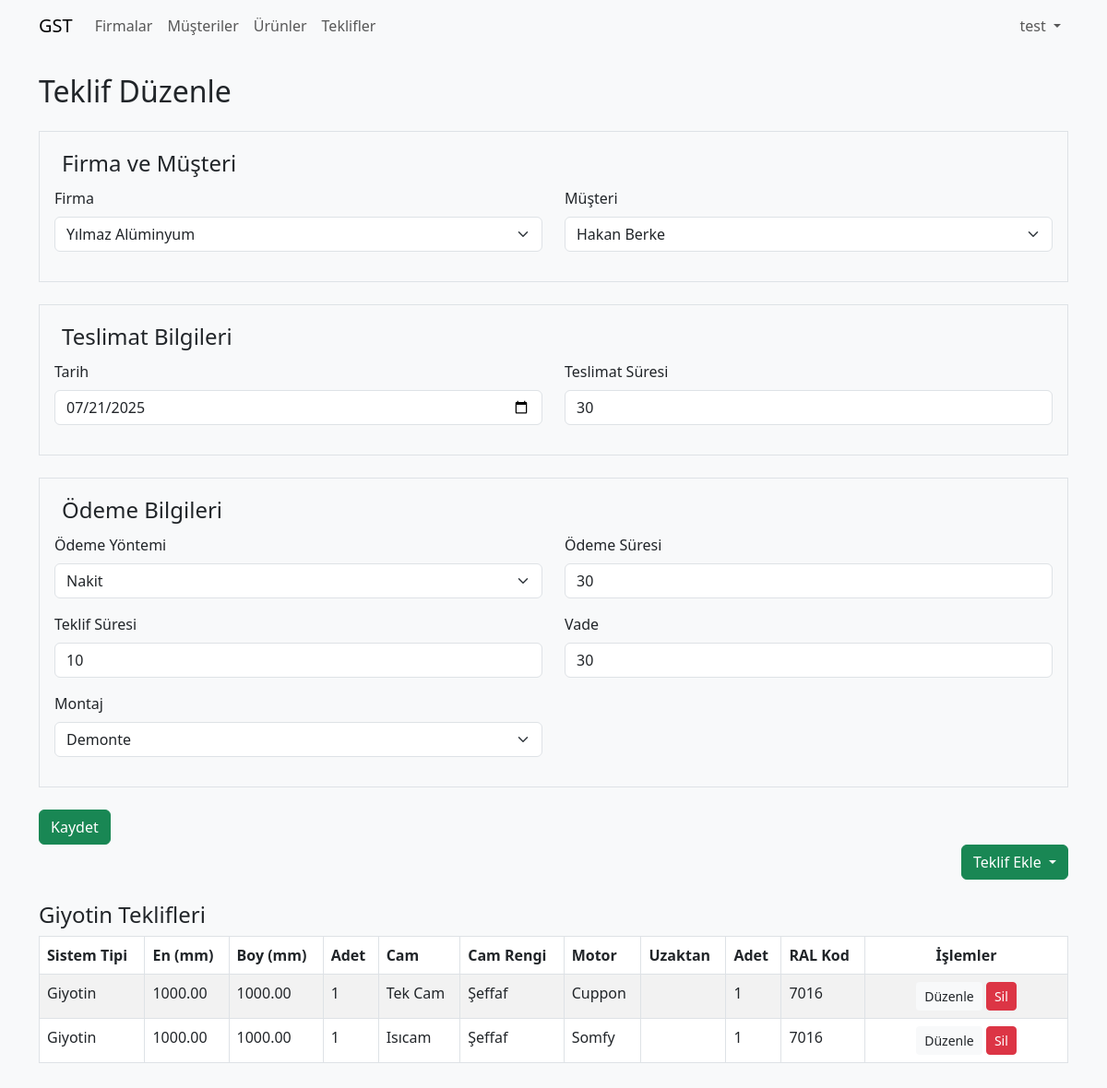
/offer_form?id=4 (signed in), run on the app's committed database.
### tables this page shows
CREATE TABLE `master_quotes` (
  `id` bigint(20) UNSIGNED NOT NULL,
  `company_id` int(10) UNSIGNED NOT NULL,
  `contact_id` int(10) UNSIGNED NOT NULL,
  `quote_date` date NOT NULL,
  `prepared_by` int(10) UNSIGNED DEFAULT NULL,
  `delivery_term` varchar(50) DEFAULT NULL,
  `payment_method` varchar(50) DEFAULT NULL,
  `payment_due` varchar(50) DEFAULT NULL,
  `quote_validity` varchar(50) DEFAULT NULL,
  `maturity` varchar(50) DEFAULT NULL,
  `assembly_type` varchar(50) DEFAULT NULL,
  `total_amount` decimal(14,2) DEFAULT NULL,
  `discount_rate` decimal(5,2) DEFAULT NULL,
  `discount_amount` decimal(14,2) DEFAULT NULL,
  `vat_rate` decimal(5,2) DEFAULT NULL,
  `vat_amount` decimal(14,2) DEFAULT NULL,
  `taxes_included_total` decimal(14,2) DEFAULT NULL
);

CREATE TABLE `companies` (
  `id` int(10) UNSIGNED NOT NULL,
  `name` varchar(100) NOT NULL,
  `phone` varchar(20) DEFAULT NULL,
  `address` varchar(255) DEFAULT NULL,
  `email` varchar(100) DEFAULT NULL
);

CREATE TABLE `guillotine_quotes` (
  `id` bigint(20) UNSIGNED NOT NULL,
  `master_quote_id` bigint(20) UNSIGNED NOT NULL,
  `system_type` varchar(50) NOT NULL,
  `width_mm` decimal(10,2) NOT NULL,
  `height_mm` decimal(10,2) NOT NULL,
  `system_qty` int(10) UNSIGNED NOT NULL,
  `motor_system` varchar(50) DEFAULT NULL,
  `remote_system` varchar(50) DEFAULT NULL,
  `remote_qty` int(10) UNSIGNED DEFAULT NULL,
  `ral_code` varchar(50) DEFAULT NULL,
  `glass_type` varchar(50) DEFAULT NULL,
  `glass_color` varchar(50) DEFAULT NULL,
  `total_price` decimal(12,2) DEFAULT NULL
);

### helpers/theme.php (called while the page is built, shortened)
<?php
function get_theme(): string
{
    return $_SESSION['theme'] ?? 'light';
}
function theme_css(): string
{
    return (get_theme() === 'dark')
        ? 'https://cdn.jsdelivr.net/npm/bootswatch@5.3.0/dist/darkly/bootstrap.min.css'
        : 'https://cdn.jsdelivr.net/npm/bootstrap@5.3.0/dist/css/bootstrap.min.css';
}
function get_color(): string
{
    return $_SESSION['color'] ?? 'primary';
}

### offer_form.php (the view, shortened to what this page needs)
<?php
require_once 'config.php';
require_once 'helpers/theme.php';
$companyStmt = $pdo->query("SELECT id, name FROM companies ORDER BY name");
$companies = $companyStmt->fetchAll();
$customerStmt = $pdo->query("SELECT id, CONCAT(first_name,' ',last_name) AS name FROM customers ORDER BY first_name, last_name");
$customers = $customerStmt->fetchAll();
$canAdd = count($companies) > 0 && count($customers) > 0;
$id = isset($_GET['id']) ? (int) $_GET['id'] : 0;
$quote = null;
$guillotines = [];
if ($id) {
    $stmt = $pdo->prepare("SELECT * FROM master_quotes WHERE id = :id");
    $stmt->execute([':id' => $id]);
    $quote = $stmt->fetch();
    $gStmt = $pdo->prepare("SELECT * FROM guillotine_quotes WHERE master_quote_id = :id");
    $gStmt->execute([':id' => $id]);
    $guillotines = $gStmt->fetchAll();
}
?>
<!DOCTYPE html>
<html lang="tr">
<head>
    <link href="<?php echo theme_css(); ?>" rel="stylesheet">
</head>
<body class="bg-light">
<?php include 'includes/header.php'; ?>
<div class="container py-4">
    <h2 class="mb-4">Teklif <?php echo $id ? 'Düzenle' : 'Ekle'; ?></h2>
    <?php if (!$canAdd): ?>
        <div class="alert alert-warning">
            Teklif ekleyebilmek için önce <a href="company" class="alert-link">firma</a> ve <a href="customers"
                class="alert-link">müşteri</a> eklemelisiniz.
        </div>
    <?php else: ?>
        <form method="post">
            <fieldset class="border p-3 mb-4">
                <legend class="w-auto px-2">Firma ve Müşteri</legend>
                <div class="row">
                    <div class="col-md-6 mb-3">
                        <label class="form-label">Firma</label>
                        <select name="company_id" class="form-select" required>
                            <?php foreach ($companies as $co): ?>
                                <option value="<?php echo $co['id']; ?>" <?php echo ($quote && $quote['company_id'] == $co['id']) ? 'selected' : ''; ?>><?php echo htmlspecialchars($co['name']); ?></option>
                            <?php endforeach; ?>
                        </select>
                    </div>
                    <div class="col-md-6 mb-3">
                        <label class="form-label">Müşteri</label>
                        <select name="contact_id" class="form-select" required>
                            <?php foreach ($customers as $cu): ?>
                                <option value="<?php echo $cu['id']; ?>" <?php echo ($quote && $quote['contact_id'] == $cu['id']) ? 'selected' : ''; ?>><?php echo htmlspecialchars($cu['name']); ?></option>
                            <?php endforeach; ?>
                        </select>
                    </div>
                </div>
            </fieldset>
            <fieldset class="border p-3 mb-4">
                <legend class="w-auto px-2">Teslimat Bilgileri</legend>
                <div class="row">
                    <div class="col-md-6 mb-3">
                        <label class="form-label">Tarih</label>
                        <input type="date" name="quote_date" class="form-control"
                            value="<?php echo $quote ? htmlspecialchars($quote['quote_date']) : ''; ?>" required>
                    </div>
                    <div class="col-md-6 mb-3">
                        <label class="form-label">Teslimat Süresi</label>
                        <input type="text" name="delivery_term" class="form-control"
                            value="<?php echo $quote ? htmlspecialchars($quote['delivery_term']) : ''; ?>">
                    </div>
                </div>
            </fieldset>
            <fieldset class="border p-3 mb-4">
                <legend class="w-auto px-2">Ödeme Bilgileri</legend>
                <div class="row">
                    <div class="col-md-6 mb-3">
                        <label class="form-label">Ödeme Yöntemi</label>
                        <select name="payment_method" class="form-select">
                            <?php
                            $methods = ['Nakit', 'Havale/EFT', 'Kredi Kartı', 'Çek', 'Senet'];
                            $current = $quote['payment_method'] ?? '';
                            foreach ($methods as $method): ?>
                                <option value="<?php echo $method; ?>" <?php echo $current === $method ? 'selected' : ''; ?>>
                                    <?php echo $method; ?></option>
                            <?php endforeach; ?>
                        </select>
                    </div>
                    <div class="col-md-6 mb-3">
                        <label class="form-label">Ödeme Süresi</label>
                        <input type="text" name="payment_due" class="form-control"
                            value="<?php echo $quote ? htmlspecialchars($quote['payment_due']) : ''; ?>">
                    </div>
                </div>
                <div class="row">
                    <div class="col-md-6 mb-3">
                        <label class="form-label">Teklif Süresi</label>
                        <input type="text" name="quote_validity" class="form-control"
                            value="<?php echo $quote ? htmlspecialchars($quote['quote_validity']) : ''; ?>">
                    </div>
                    <div class="col-md-6 mb-3">
                        <label class="form-label">Vade</label>
                        <input type="text" name="maturity" class="form-control"
                            value="<?php echo $quote ? htmlspecialchars($quote['maturity']) : ''; ?>">
                    </div>
                </div>
                <div class="row">
                    <div class="col-md-6 mb-3">
                        <label class="form-label">Montaj</label>
                        <select name="assembly_type" class="form-select">
                            <?php
                            $assemblyOptions = ['Demonte', 'Müşteri Montajlı', 'Bayi Montajlı'];
                            $currentAssembly = $quote['assembly_type'] ?? '';
                            foreach ($assemblyOptions as $opt): ?>
                                <option value="<?php echo $opt; ?>" <?php echo $currentAssembly === $opt ? 'selected' : ''; ?>><?php echo $opt; ?></option>
                            <?php endforeach; ?>
                        </select>
                    </div>
                </div>
            </fieldset>
            <button type="submit" class="btn btn-<?php echo get_color(); ?>">Kaydet</button>
        </form>
        <div class="mb-3 d-flex">
            <div class="dropdown ms-auto">
                <button class="btn btn-<?php echo get_color(); ?> dropdown-toggle" type="button" id="offerDropdown"
                    data-bs-toggle="dropdown" aria-expanded="false">
                    Teklif Ekle
                </button>
            </div>
        </div>
        <?php if ($id): ?>
            <?php if ($guillotines): ?>
                <h4 class="mt-4">Giyotin Teklifleri</h4>
                <table class="table table-bordered table-striped">
                    <thead>
                        <tr>
                            <th>Sistem Tipi</th>
                            <th>En (mm)</th>
                            <th>Boy (mm)</th>
                            <th>Adet</th>
                            <th>Cam</th>
                            <th>Cam Rengi</th>
                            <th>Motor</th>
                            <th>Uzaktan</th>
                            <th>Adet</th>
                            <th>RAL Kod</th>
                            <th class="text-center actions-col">İşlemler</th>
                        </tr>
                    </thead>
                    <tbody>
                        <?php foreach ($guillotines as $g): ?>
                            <tr>
                                <td><?php echo htmlspecialchars($g['system_type']); ?></td>
                                <td><?php echo htmlspecialchars($g['width_mm']); ?></td>
                                <td><?php echo htmlspecialchars($g['height_mm']); ?></td>
                                <td><?php echo htmlspecialchars($g['system_qty']); ?></td>
                                <td><?php echo htmlspecialchars($g['glass_type']); ?></td>
                                <td><?php echo htmlspecialchars($g['glass_color']); ?></td>
                                <td><?php echo htmlspecialchars($g['motor_system']); ?></td>
                                <td><?php echo htmlspecialchars($g['remote_system']); ?></td>
                                <td><?php echo htmlspecialchars($g['remote_qty']); ?></td>
                                <td><?php echo htmlspecialchars($g['ral_code']); ?></td>
                                <td class="text-center">
                                    <button class="btn btn-sm bg-light text-dark edit-guillotine-btn" data-bs-toggle="modal"
                                        data-bs-target="#giyotinModal" data-id="<?php echo $g['id']; ?>"
                                        data-width="<?php echo htmlspecialchars($g['width_mm']); ?>"
                                        data-height="<?php echo htmlspecialchars($g['height_mm']); ?>"
                                        data-qty="<?php echo htmlspecialchars($g['system_qty']); ?>"
                                        data-glass="<?php echo htmlspecialchars($g['glass_type']); ?>"
                                        data-color="<?php echo htmlspecialchars($g['glass_color']); ?>"
                                        data-motor="<?php echo htmlspecialchars($g['motor_system']); ?>"
                                        data-remote="<?php echo htmlspecialchars($g['remote_qty']); ?>"
                                        data-ral="<?php echo htmlspecialchars($g['ral_code']); ?>">
                                        Düzenle
                                    </button>
                                    <form method="post" action="offer_form?id=<?php echo $id; ?>" class="d-inline-block"
                                        onsubmit="return confirm('Silmek istediğinize emin misiniz?');">
                                        <button type="submit" class="btn btn-sm btn-danger">Sil</button>
                                    </form>
                                </td>
                            </tr>
                        <?php endforeach; ?>
                    </tbody>
                </table>
            <?php endif; ?>
        <?php endif; ?>
    <?php endif; ?>
</div>
</body>
</html>

### assets/css/style.css (style rules this page uses)
.actions-col { min-width: 200px; white-space: nowrap; }

### data on the page
master_quotes: company_id "Yılmaz Alüminyum", contact_id "Hakan Berke", quote_date "07/21/2025", delivery_term "30", payment_method "Nakit", payment_due "30", quote_validity "10", maturity "30"
guillotine_quotes: system_type "Giyotin", width_mm "1000.00", height_mm "1000.00", system_qty "1", glass_type "Tek Cam", glass_color "Şeffaf", motor_system "Cuppon", remote_qty "1", ral_code "7016"
guillotine_quotes: system_type "Giyotin", width_mm "1000.00", height_mm "1000.00", system_qty "1", glass_type "Isıcam", glass_color "Şeffaf", motor_system "Somfy", remote_qty "1", ral_code "7016"

### other printed values
$_SESSION['user']['username'] "test"
form field assembly_type "Demonte"
